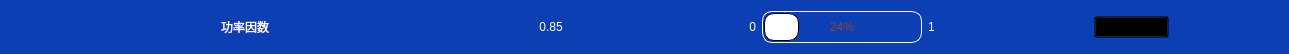
       <widget class="QWidget" name="widget_2" native="true">
        <property name="maximumSize">
         <size>
          <width>16777215</width>
          <height>45</height>
         </size>
        </property>
        <property name="styleSheet">
         <string notr="true">background-color: rgb(12,62,180);
color: rgb(255, 255, 255);</string>
        </property>
        <layout class="QHBoxLayout" name="horizontalLayout_4">
         <item>
          <spacer name="horizontalSpacer_11">
           <property name="orientation">
            <enum>Qt::Horizontal</enum>
           </property>
           <property name="sizeHint" stdset="0">
            <size>
             <width>109</width>
             <height>20</height>
            </size>
           </property>
          </spacer>
         </item>
         <item>
          <widget class="QLabel" name="pfItemLab">
           <property name="minimumSize">
            <size>
             <width>250</width>
             <height>0</height>
            </size>
           </property>
           <property name="maximumSize">
            <size>
             <width>64</width>
             <height>16777215</height>
            </size>
           </property>
           <property name="styleSheet">
            <string notr="true"/>
           </property>
           <property name="text">
            <string>功率因数</string>
           </property>
           <property name="alignment">
            <set>Qt::AlignCenter</set>
           </property>
          </widget>
         </item>
         <item>
          <spacer name="horizontalSpacer_12">
           <property name="orientation">
            <enum>Qt::Horizontal</enum>
           </property>
           <property name="sizeHint" stdset="0">
            <size>
             <width>110</width>
             <height>20</height>
            </size>
           </property>
          </spacer>
         </item>
         <item>
          <widget class="QLabel" name="pfLab">
           <property name="minimumSize">
            <size>
             <width>130</width>
             <height>0</height>
            </size>
           </property>
           <property name="styleSheet">
            <string notr="true"/>
           </property>
           <property name="text">
            <string>0.85</string>
           </property>
           <property name="alignment">
            <set>Qt::AlignCenter</set>
           </property>
          </widget>
         </item>
         <item>
          <spacer name="horizontalSpacer_13">
           <property name="orientation">
            <enum>Qt::Horizontal</enum>
           </property>
           <property name="sizeHint" stdset="0">
            <size>
             <width>109</width>
             <height>20</height>
            </size>
           </property>
          </spacer>
         </item>
         <item>
          <widget class="QLabel" name="pfMinLab">
           <property name="minimumSize">
            <size>
             <width>25</width>
             <height>0</height>
            </size>
           </property>
           <property name="styleSheet">
            <string notr="true"/>
           </property>
           <property name="text">
            <string>0</string>
           </property>
           <property name="alignment">
            <set>Qt::AlignRight|Qt::AlignTrailing|Qt::AlignVCenter</set>
           </property>
          </widget>
         </item>
         <item>
          <widget class="QProgressBar" name="pfProBar">
           <property name="sizePolicy">
            <sizepolicy hsizetype="Fixed" vsizetype="Fixed">
             <horstretch>0</horstretch>
             <verstretch>0</verstretch>
            </sizepolicy>
           </property>
           <property name="minimumSize">
            <size>
             <width>160</width>
             <height>0</height>
            </size>
           </property>
           <property name="maximumSize">
            <size>
             <width>180</width>
             <height>16777215</height>
            </size>
           </property>
           <property name="styleSheet">
            <string notr="true">QProgressBar{border:1px solid #FFFFFF;
       height:30;
       background:transparent;
       text-align:center;
        color:rgb(134,68,54);
       border-radius:10px;}
  QProgressBar::chunk{
       border-radius:10px;
       border:1px solid black;
       background-color:white;
       margin:0.5px;}</string>
           </property>
           <property name="value">
            <number>24</number>
           </property>
           <property name="alignment">
            <set>Qt::AlignCenter</set>
           </property>
          </widget>
         </item>
         <item>
          <widget class="QLabel" name="pfMaxLab">
           <property name="minimumSize">
            <size>
             <width>50</width>
             <height>0</height>
            </size>
           </property>
           <property name="styleSheet">
            <string notr="true"/>
           </property>
           <property name="text">
            <string>1</string>
           </property>
           <property name="alignment">
            <set>Qt::AlignLeading|Qt::AlignLeft|Qt::AlignVCenter</set>
           </property>
          </widget>
         </item>
         <item>
          <spacer name="horizontalSpacer_14">
           <property name="orientation">
            <enum>Qt::Horizontal</enum>
           </property>
           <property name="sizeHint" stdset="0">
            <size>
             <width>110</width>
             <height>20</height>
            </size>
           </property>
          </spacer>
         </item>
         <item>
          <widget class="QPushButton" name="pushButton">
           <property name="minimumSize">
            <size>
             <width>75</width>
             <height>0</height>
            </size>
           </property>
           <property name="maximumSize">
            <size>
             <width>75</width>
             <height>16777215</height>
            </size>
           </property>
           <property name="styleSheet">
            <string notr="true">background-color: transparent;</string>
           </property>
           <property name="text">
            <string/>
           </property>
          </widget>
         </item>
         <item>
          <spacer name="horizontalSpacer_15">
           <property name="orientation">
            <enum>Qt::Horizontal</enum>
           </property>
           <property name="sizeHint" stdset="0">
            <size>
             <width>109</width>
             <height>20</height>
            </size>
           </property>
          </spacer>
         </item>
        </layout>
       </widget>
